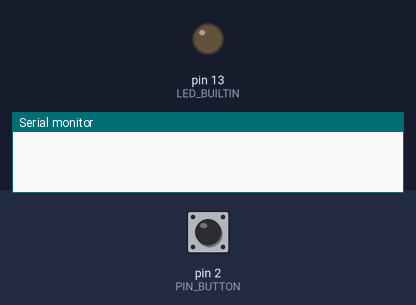
The sketch below on a simulated Arduino Uno, built with avr-gcc and run on an emulated ATmega328P. Parts: output pins drawn as LEDs (lit = HIGH), the last lines printed to the serial monitor. Inputs (shaded band) come from the test bench; at power-on: pin 2 (PIN_BUTTON) HIGH.

Above: at 1.2 s.
1.3 s: pin 2 (PIN_BUTTON) pulled LOW for 0.15 s
At 2.1 s:
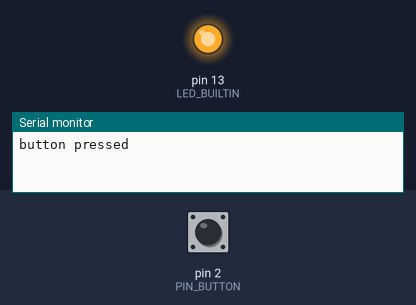
2.9 s: pin 2 (PIN_BUTTON) pulled LOW for 1 s
At 3.3 s:
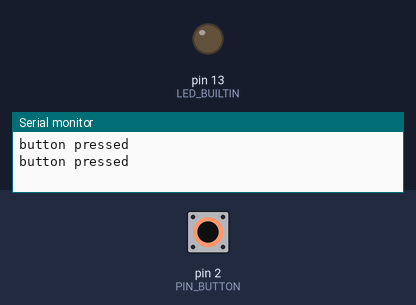
5.4 s: pin 2 (PIN_BUTTON) pulled LOW for 3.2 s
At 6.5 s:
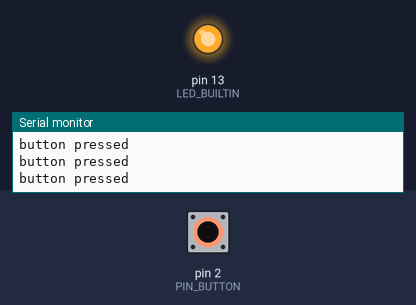
Timing chart, 0 to 8.4 s (numbered marks = the images above; inputs shaded):
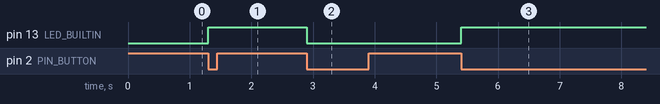

The sketch:

button_test.ino
```cpp
// Button test. Button wired between D2 and GND (no resistor needed: INPUT_PULLUP).
// Pressing the button toggles the board's built-in LED and prints to Serial.
const int PIN_BUTTON = 2;

bool lastPressed = false;
bool ledOn = false;

void setup() {
  pinMode(PIN_BUTTON, INPUT_PULLUP);   // pressed = LOW
  pinMode(LED_BUILTIN, OUTPUT);
  Serial.begin(115200);
}

void loop() {
  bool pressed = (digitalRead(PIN_BUTTON) == LOW);
  if (pressed && !lastPressed) {       // act only on the moment of pressing
    ledOn = !ledOn;
    digitalWrite(LED_BUILTIN, ledOn ? HIGH : LOW);
    Serial.println("button pressed");
  }
  lastPressed = pressed;
  delay(20);                           // simple debounce
}
```

Measured:
- after the input at 1.3 s, pin 13 (LED_BUILTIN): LOW → HIGH at once
- after the input at 2.9 s, pin 13 (LED_BUILTIN): HIGH → LOW at once
- after the input at 5.4 s, pin 13 (LED_BUILTIN): LOW → HIGH at once
